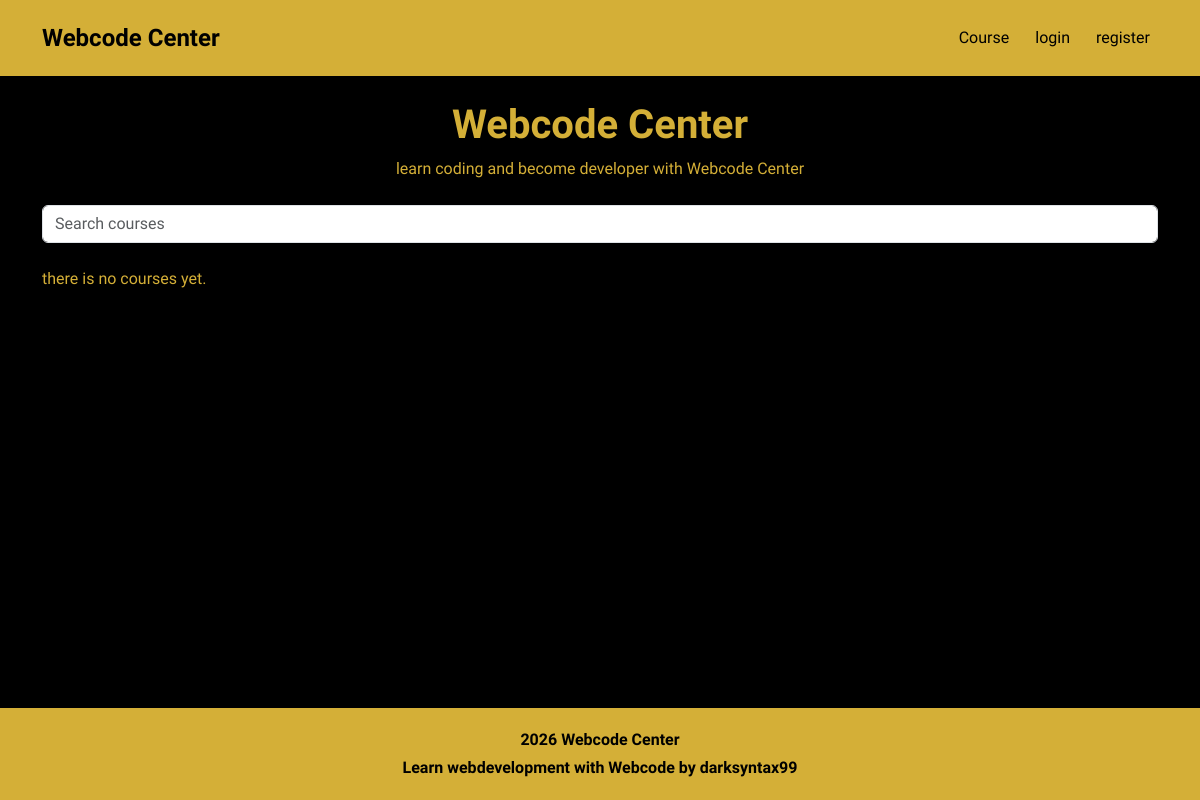
Before: / with the older database file.
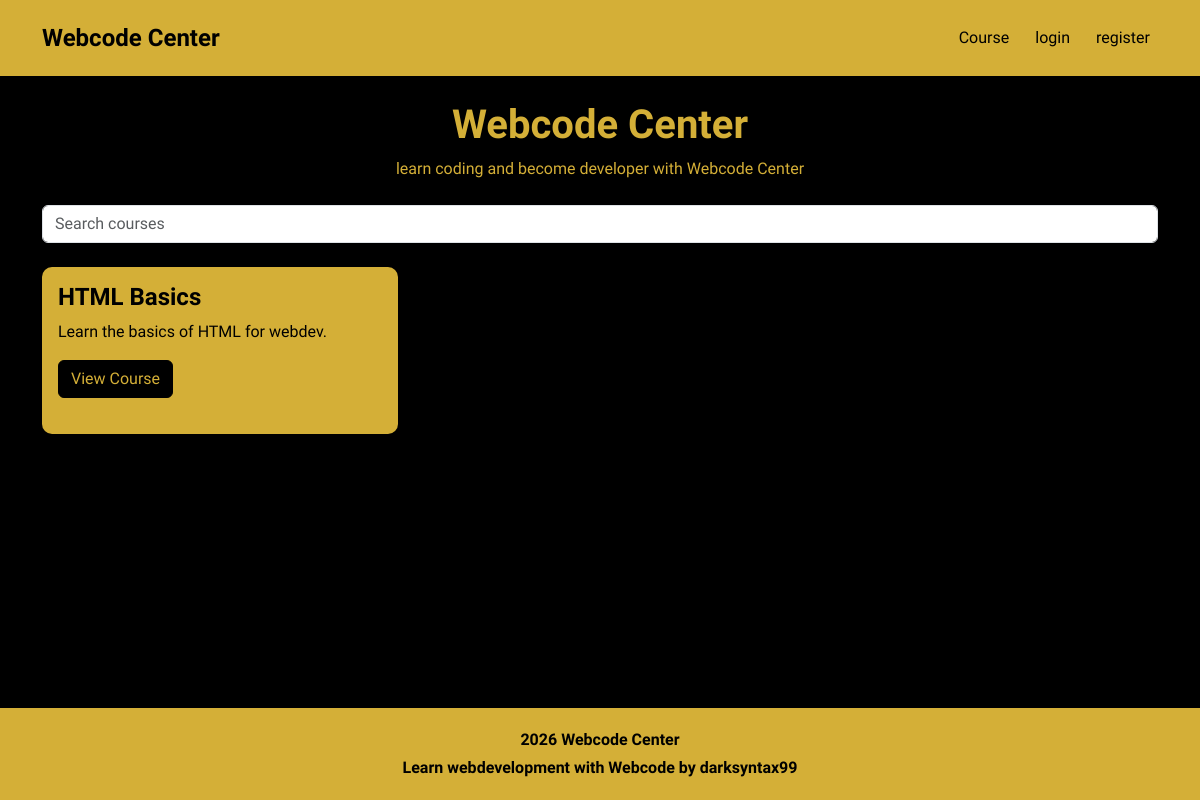
After: the same page with the newer database file.
### courses/models.py (models this page shows, shortened)
class Course(models.Model):
    title = models.CharField(max_length=100)
    description = models.TextField()
    what_will_you_learn = models.TextField(blank=True)
    price = models.DecimalField(max_digits=6, decimal_places=2)

### courses/views.py (the view)
# urls.py: path('', views .courses_home, name='courses_home'),
def courses_home(request):
    courses = Course.objects.all()
    context = {
        'courses': courses,
    }
    return render(request, 'courses/courses_home.html', context)

### courses/templates/courses/courses_home.html
{% extends "base.html" %}
{% block content %}
<div class="container mt-4">
 <div class="text-center mb-4">
    <h1>Webcode Center</h1>
    <p>learn coding and become developer with Webcode Center</p>
 </div>
<input
type="text"
id="course-search"
class="form-control mb-4"
placeholder="Search courses">
 <div class="row">
  {% for course in courses %}
  <div class="col-md-6 col-lg-4 mb-4 course-card">
    <div class="card h-100">
        <div class="card-body">
            <h2 class="card-title h4">
                {{ course.title }}
            </h2>
        <p class="card-text">
            {{ course.description }}
        </p>
    <a href="{%url 'course_detail' course.id %}"
    class="btn btn-primary">
    View Course
    </a>
        </div>
    </div>
  </div>
  {% empty %}
   <p> there is no courses yet.</p>
{% endfor %}
 </div>
</div>
{% endblock %}

### templates/base.html (shortened to what this page needs)
<!DOCTYPE html>
{% load static %}
<html lang="en">
<head>
    <link href="https://cdn.jsdelivr.net/npm/bootstrap@5.3.8/dist/css/bootstrap.min.css" rel="stylesheet">
    <link rel="stylesheet" href="{%static 'css/style.css'%}">
</head>
<body class="d-flex flex-column min-vh-100">
  <nav class="navbar navbar-expand-lg bg-light">
    <div class="container">
        <a class="navbar-brand" href="/">
        Webcode Center
        </a>
    <div class="collapse navbar-collapse" id="navbarNav">
        <ul class="navbar-nav ms-auto">
            <li class ="nav-item">
                <a class="nav-link" href="/">
                    Course
                </a>
            </li>
        {%if user.is_authenticated %}
        {% if user.is_staff %}
        <li class="nav-item">
            <a class="nav-link" href="{%url 'add_course' %}">
                Add Course</a>
        </li>
        {%endif%}
        <li class="nav-item">
            <a class="nav-link" href="{% url 'my_courses'%}">
             My Courses
            </a>
        </li>
       <li class="nav-item">
        <a class="nav-link"
          href="{%url 'account_logout' %}">
          logout
        </a>
       </li>
        {% else%}
        <li class="nav-item">
            <a  class="nav-link"
            href="{% url 'account_login' %}">
            login
        </a>
        </li>
        <li class="nav-item">
            <a class="nav-link"
            href="{% url 'account_signup' %}">
            register
        </a>
        </li>
           {% endif %}
        </ul>
    </div>
    </div>
  </nav>
     <main class="flex-grow-1">
     {% block content %}
     {% endblock %}
     </main>
     <footer class="footer">
        <div class="container text-center">
            <p class="mb-1">
                2026 Webcode Center
            </p>
            <p class="mb-0">
                Learn webdevelopment with Webcode
                        by darksyntax99
            </p>
        </div>
     </footer>
</body>
</html>

### static/css/style.css (style rules this page uses)
body { font-family: 'Orbitron', sans-serif; background-color: #000000; color: #d4af37; }
main { flex: 1; }
.navbar { background-color: #d4af37 !important; border-bottom: 1px solid #000000; padding: 15px 0; }
.navbar-brand { color: #000000 !important; font-size: 24px; font-weight: 700; }
.nav-link { color:#000000 !important; font-weight: 500; margin-left: 10px; }
h1 { color: #d4af37; font-weight: 700; }
h2 { color: #d4af37; }
.card { background-color: #d4af37; border: none; border-radius: 10px; margin-bottom: 20px; }
.card h1, .card h2, .card h3, .card p { color: #000000; }
.card-title { color: #000000; font-weight: 600; }
.card-text { color: #000000; }
.btn-primary { background-color: #000000; color: #d4af37; border: 1px solid #000000; transition: 0.2s; }
a { text-decoration: none; }
.footer { background-color: #d4af37; color:#000000; padding: 20px 0; margin-top: 50px; font-weight: 600; }
.footer p { color: #000000; }

Changed rows visible on the page:
added Course: title "HTML Basics", description "Learn the basics of HTML for webdev."
Other visible differences:
text no longer shown: "there is no courses yet."
